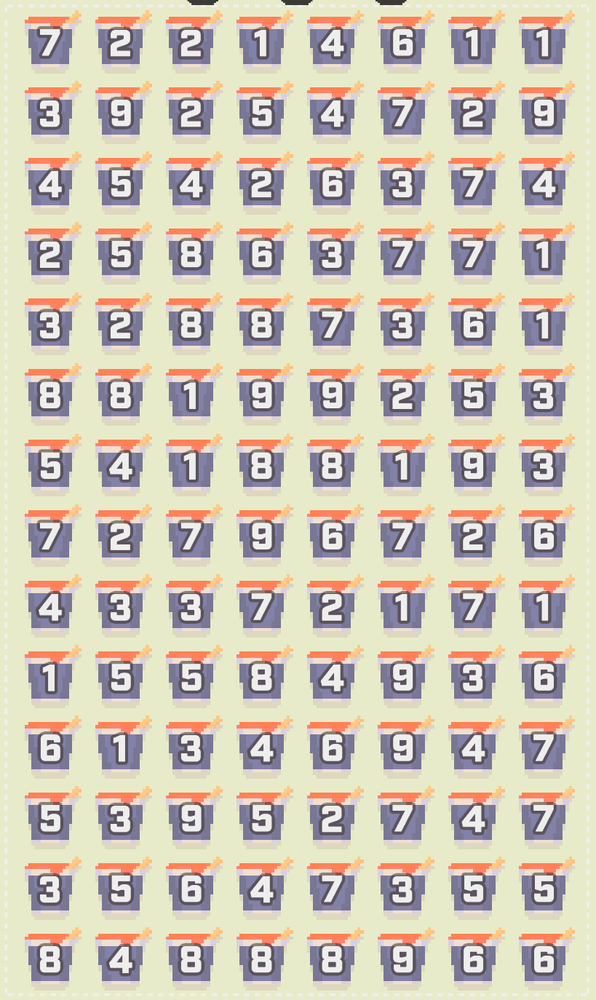
#> input picture image01.png, 596 x 1000 px, shrunk from 819 x 1374 before the run, found by its file name
$ python detect_grid.py
#> lines starting #> are read from the running program, lines starting #| are printed output that depends on the picture; after the words box and inside, x2 and y2 are one past the last pixel; in counts of white or black regions, pixels touching at a corner belong together
import cv2
import numpy as np
import os

def detect_grid(image_path, debug=False):
#> called with image_path = 'image01.png', debug = False
    print(f"Processing {image_path}...")
    img = cv2.imread(image_path)
#> img is the input picture: shape (1000, 596, 3); mean B, G, R 182.6, 199.8, 208
    if img is None:
        print(f"Error: Could not read image {image_path}")
        return

    gray = cv2.cvtColor(img, cv2.COLOR_BGR2GRAY)
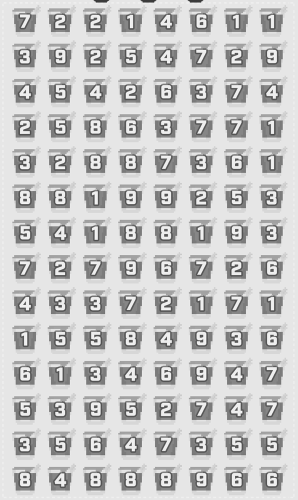
#> gray: shape (1000, 596) (shown at 1/2 size); min 22, max 255, mean 200.3
    h, w = gray.shape

    # 1. Preprocessing to isolate numbers
    # The numbers are likely lighter/darker than background.
    # Adaptive threshold is usually good, but let's tune it to be less sensitive to background textures.
    # Tuned for image02: Block=61, C=20 seems robust.
    thresh = cv2.adaptiveThreshold(gray, 255, cv2.ADAPTIVE_THRESH_GAUSSIAN_C,
                                   cv2.THRESH_BINARY_INV, 61, 20)
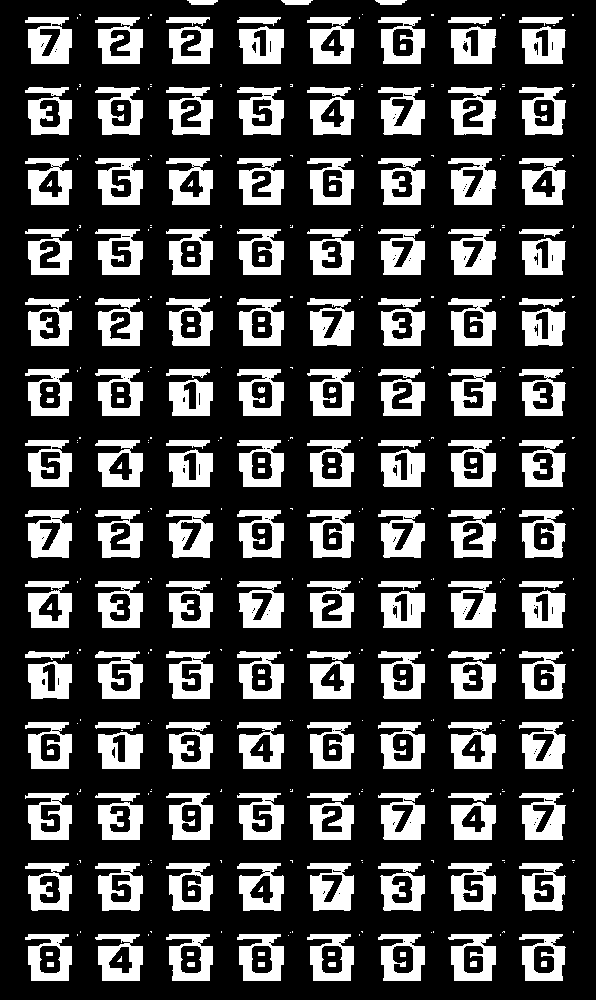
#> thresh: shape (1000, 596); 26.1% white; 394 white regions (199 under 20 px)

    # cv2.imwrite(f"thresh_debug_{os.path.basename(image_path)}", thresh)

    # 2. Find Contours (Candidates for digits)
    contours, _ = cv2.findContours(thresh, cv2.RETR_EXTERNAL, cv2.CHAIN_APPROX_SIMPLE)
#> contours = 335 contours, 194 with area under 20; largest, box (x1, y1, x2, y2) and area: (95, 651, 143, 699) 1686, (448, 863, 496, 911) 1680, (95, 863, 143, 911) 1678, (237, 651, 284, 699) 1677, (237, 510, 284, 558) 1676

    # 3. Filter Contours
    # We assume digits have some significant size.
    # User feedback: "Big blue boxes are numbers, small ones are noise."
    # Let's collect all candidate rects first, then filter by size statistics.

    candidates = []
    min_area_absolute = 10 # Very loose, just to remove single pixels

    candidate_area_max = h * w * 0.90

    for cnt in contours:
        x, y, cw, ch = cv2.boundingRect(cnt)
        c_area = cw * ch
        if c_area > min_area_absolute and c_area < candidate_area_max:
            # Aspect ratio: Digits are usually tall or square.
            # Ratios like 0.2 (very thin line) or 5.0 (very wide line) are likely noise.
            ratio = ch / cw
            if 0.5 < ratio < 3.0:
                candidates.append((x, y, cw, ch))
#> this loop made 335 passes
#> (x, y, cw, ch, c_area, ratio) on passes 2, 4, 5, 7, 8, 9, 11, 13: (519, 934, 47, 47, 2209, 1), (448, 934, 48, 47, 2256, 0.979), (378, 934, 47, 47, 2209, 1), (307, 934, 47, 47, 2209, 1), (237, 934, 47, 47, 2209, 1), (166, 934, 47, 47, 2209, 1), (95, 934, 48, 47, 2256, 0.979), (25, 934, 47, 47, 2209, 1)
#> after the loop, candidates = 112 items, first 6: (519, 934, 47, 47), (448, 934, 48, 47), (378, 934, 47, 47), (307, 934, 47, 47), (237, 934, 47, 47), (166, 934, 47, 47)

    if not candidates:
        print("No contours found after basic filtering.")
        return

    # Filter by Area - Keep only the "large" (digit) ones
    # Stats showed P75=234 but Median Digit Area=~1260.
    # This implies digits are in the top quantile.
    areas = np.array([w*h for (x,y,w,h) in candidates])
#> areas = 112 values, max 2304 at index 9, min 1628 at index 40, mean 2105.1

    # Sort areas to find the size of the "big" objects
    sorted_areas = sorted(areas)
#> sorted_areas = 112 values from 1628 to 2304
    n_candidates = len(sorted_areas)
#> n_candidates = 112

    # Take the median of the top 20% largest contours as the "Digit Size" reference.
    # (Assuming digits are among the largest things, and there are a fair number of them)
    top_20_percent_idx = int(n_candidates * 0.8)
#> top_20_percent_idx = 89
    large_areas = sorted_areas[top_20_percent_idx:]
#> large_areas = [2256, 2256, 2256, 2256, 2256, 2256, 2256, 2256, 2256, 2256, 2256, 2256, 2256, 2256, 2304, 2304, 2304, 2304, 2304, 2304, 2304, 2304, 2304]

    if not large_areas:
        print("Not enough candidates for stats.")
        return

    median_digit_area = np.median(large_areas)
#> median_digit_area = 2256
    print(f"Median Area of Top 20% Contours: {median_digit_area}")
#| Median Area of Top 20% Contours: 2256.0

    # Threshold: Keep things that are at least 40% of the digit size
    area_threshold = median_digit_area * 0.4
#> area_threshold = 902.4

    print(f"Dynamic Area Threshold: > {area_threshold:.1f}")
#| Dynamic Area Threshold: > 902.4

    digit_rects = []
    debug_img = img.copy()

    for (x, y, cw, ch) in candidates:
        area = cw * ch
        if area > area_threshold:
            digit_rects.append((x, y, cw, ch))
            # Draw candidates in Blue
            cv2.rectangle(debug_img, (x, y), (x+cw, y+ch), (255, 0, 0), 2)
        else:
            # Noise (do not draw or draw faint)
            pass
#> this loop made 112 passes
#> (x, y, cw, ch, area) on passes 1 to 8: (519, 934, 47, 47, 2209), (448, 934, 48, 47, 2256), (378, 934, 47, 47, 2209), (307, 934, 47, 47, 2209), (237, 934, 47, 47, 2209), (166, 934, 47, 47, 2209), (95, 934, 48, 47, 2256), (25, 934, 47, 47, 2209)
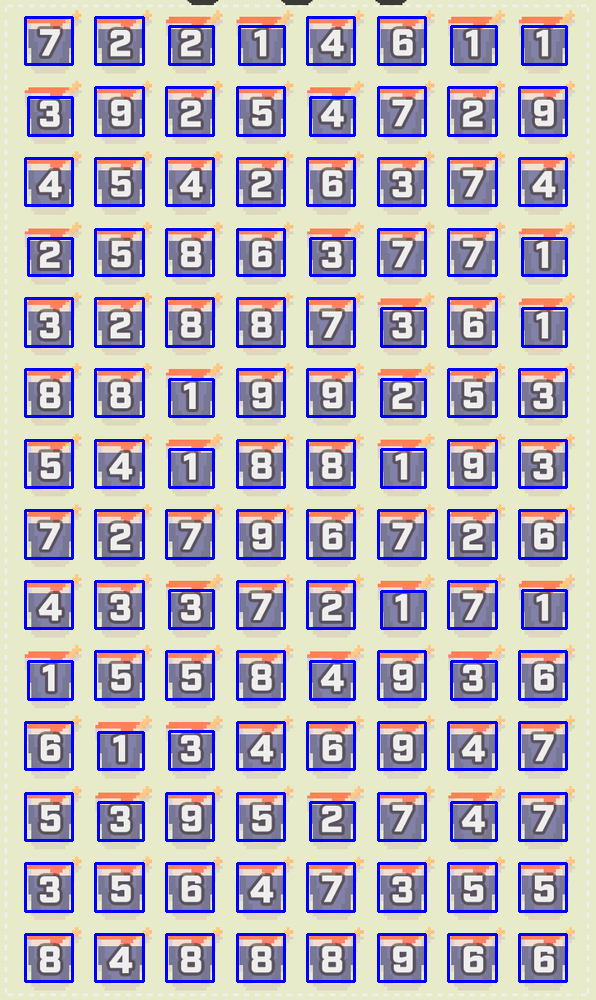
#> debug_img: shape (1000, 596, 3); 10.26% of pixels changed, all inside (x1, y1, x2, y2) = (24, 16, 568, 983)
#> after the loop, digit_rects has the same summary as candidates

    print(f"Found {len(candidates)} candidates, kept {len(digit_rects)} large digit contours.")
#| Found 112 candidates, kept 112 large digit contours.

    print(f"Area Threshold for Digits: > {area_threshold:.1f} pixels (Max area: {np.max(areas)})")
#| Area Threshold for Digits: > 902.4 pixels (Max area: 2304)

    for (x, y, cw, ch) in candidates:
        area = cw * ch
        if area > area_threshold:
            digit_rects.append((x, y, cw, ch))
            # Draw candidates in Blue for debug
            cv2.rectangle(debug_img, (x, y), (x+cw, y+ch), (255, 0, 0), 1)
        else:
            # Draw noise in Yellow (optional, maybe don't draw to keep clean)
            pass

    print(f"Found {len(candidates)} candidates, kept {len(digit_rects)} large digit contours.")
#| Found 112 candidates, kept 224 large digit contours.
#| Median Digit Height: 47.0, Median Digit Width: 47.0
    if len(digit_rects) == 0:
        print("No valid digits found after size filtering.")
        return

    # 4. Grid Estimation from Candidates
    # We need to find the "step" (cell size).
    # We can calculate the distance to the nearest neighbor for every point.

    centers = np.array([(r[0] + r[2]//2, r[1] + r[3]//2) for r in digit_rects])

    # Sort by Y to find rows
    # But straight sorting fails if they are slightly misaligned.
    # Detailed approach:
    # A. Project centers to Y axis and find clusters (Rows)
    # B. Project centers to X axis and find clusters (Cols)

    # Using a 1D clustering (or histogram) approach for Y (Rows)
    y_coords = centers[:, 1]

    # Simple recursive clustering
    def cluster_1d(coords, tolerance=10):
#> called with coords = array of shape (224,), tolerance = 23.5
        coords = sorted(coords)
        if not coords: return []
        clusters = []
        current_cluster = [coords[0]]

        for c in coords[1:]:
            if c - current_cluster[-1] < tolerance: # If close to previous, add to cluster
                current_cluster.append(c)
            else:
                # Close current, start new
                clusters.append(np.mean(current_cluster))
                current_cluster = [c]
#> this loop made 223 passes
#> c on passes 1 to 3: 40, 40, 40
        clusters.append(np.mean(current_cluster))
        return clusters

    # Tolerance should be < half a cell height.
    # If we don't know cell height, we can estimate it from the rect heights.
    avg_h = np.median([r[3] for r in digit_rects])
    avg_w = np.median([r[2] for r in digit_rects])
    print(f"Median Digit Height: {avg_h}, Median Digit Width: {avg_w}")

    row_centers = cluster_1d(y_coords, tolerance=avg_h * 0.5)

    # Now valid X coordinates
    x_coords = centers[:, 0]
    col_centers = cluster_1d(x_coords, tolerance=avg_w * 0.5)
#> the loop in cluster_1d (call 2), `for c in coords[1:]:` made 223 passes
#> c on passes 1 to 3: 48, 48, 48

    print(f"Estimated {len(row_centers)} rows and {len(col_centers)} cols based on clustering.")
#| Estimated 14 rows and 8 cols based on clustering.

    # Calculate intervals
    if len(row_centers) > 1:
        row_diffs = np.diff(row_centers)
        avg_row_step = np.median(row_diffs)
    else:
        avg_row_step = avg_h * 1.5 # fallback

    if len(col_centers) > 1:
        col_diffs = np.diff(col_centers)
        avg_col_step = np.median(col_diffs)
    else:
        avg_col_step = avg_w * 1.5 # fallback

    print(f"Estimated Grid Step: Row={avg_row_step:.1f}, Col={avg_col_step:.1f}")
#| Estimated Grid Step: Row=70.0, Col=70.6

    # 5. Construct Grid Lines
    # We want lines *between* the numbers.
    # Use the cluster centers (which are number centers) and shift by half step.

    # Refine grid: Start from the first center - half step ??
    # Better: The lines should be at center[i] + (center[i+1]-center[i])/2

    final_rows = []
    # Add top border
    if len(row_centers) > 0:
        final_rows.append(int(row_centers[0] - avg_row_step/2))

        for i in range(len(row_centers)-1):
            mid = (row_centers[i] + row_centers[i+1]) / 2
            final_rows.append(int(mid))
#> this loop made 13 passes

        # Add bottom border
        final_rows.append(int(row_centers[-1] + avg_row_step/2))

    final_cols = []
    if len(col_centers) > 0:
        final_cols.append(int(col_centers[0] - avg_col_step/2))

        for i in range(len(col_centers)-1):
            mid = (col_centers[i] + col_centers[i+1]) / 2
            final_cols.append(int(mid))
#> this loop made 7 passes

        final_cols.append(int(col_centers[-1] + avg_col_step/2))

    # Visualize Grid
    if debug:
        for y in final_rows:
            cv2.line(debug_img, (0, y), (w, y), (0, 0, 255), 2)

        for x in final_cols:
            cv2.line(debug_img, (x, 0), (x, h), (0, 255, 0), 2)

        output_filename = f"grid_debug_{os.path.basename(image_path)}"
        cv2.imwrite(output_filename, debug_img)
        print(f"Saved debug image to {output_filename}")

    return final_rows, final_cols

if __name__ == "__main__":
    import sys
    if len(sys.argv) > 1:
        detect_grid(sys.argv[1])
    else:
        detect_grid('image01.png')

$ run again, with image02.png copied over image01.png
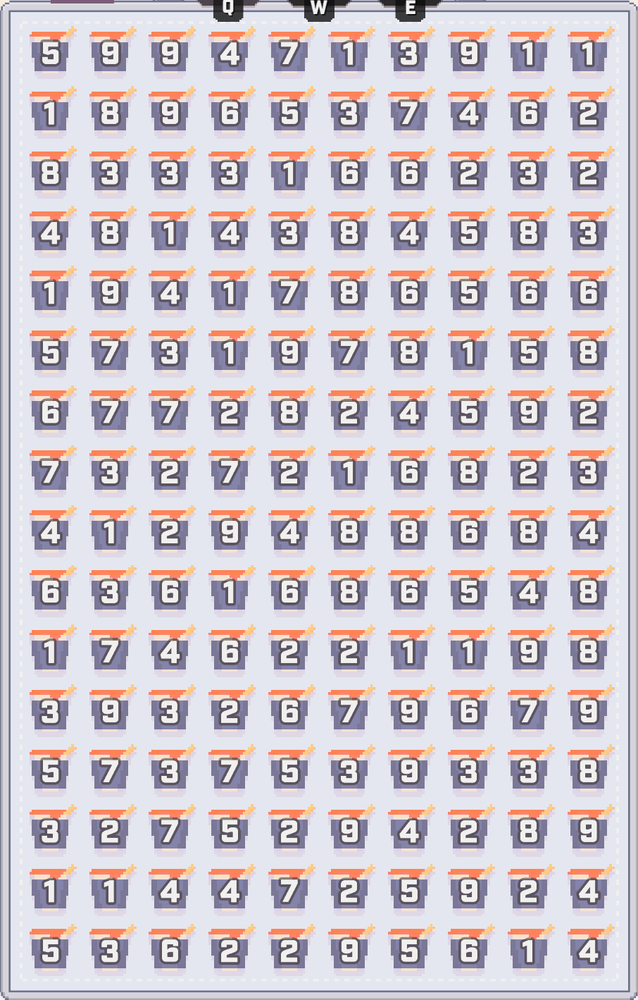
#> input picture image02.png, 638 x 1000 px, shrunk from 906 x 1419 before the run, found by its file name
#> in detect_grid, img is the input picture: shape (1000, 638, 3); mean B, G, R 205.1, 198.2, 206.3
#> in detect_grid, `thresh = cv2.adaptiveThreshold(gray, 255, cv2.ADAPTIVE_THRESH_GAUSSIAN..`:
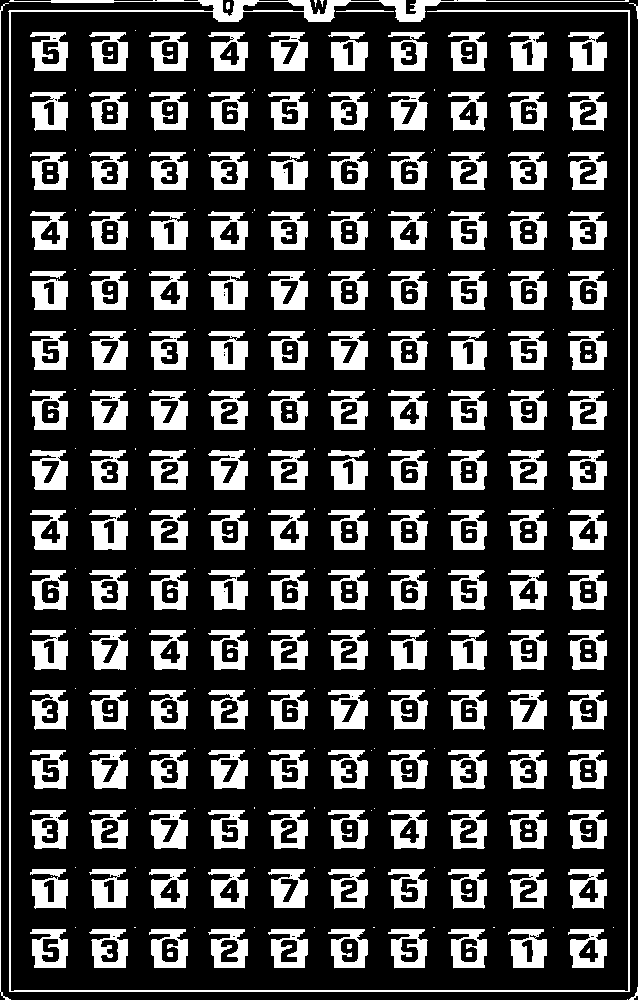
#> thresh: shape (1000, 638); 25.4% white; 390 white regions (147 under 20 px)
#> contours = 301 contours, 134 with area under 20; largest, box (x1, y1, x2, y2) and area: (8, 0, 630, 992) 5356, (208, 450, 248, 490) 1154, (149, 450, 188, 490) 1142, (149, 929, 188, 968) 1140, (268, 271, 308, 310) 1138
#> the loop in detect_grid, `for cnt in contours:` made 301 passes
#> (x, y, cw, ch, c_area, ratio) on passes 2 to 9: (629, 987, 9, 13, 117, 1.44), (568, 929, 39, 39, 1521, 1), (508, 929, 39, 39, 1521, 1), (448, 929, 39, 39, 1521, 1), (388, 929, 40, 39, 1560, 0.975), (328, 929, 40, 39, 1560, 0.975), (268, 929, 40, 39, 1560, 0.975), (208, 929, 40, 39, 1560, 0.975)
#> after the loop in detect_grid, `for cnt in contours:`: candidates = 165 items, first 6: (629, 987, 9, 13), (568, 929, 39, 39), (508, 929, 39, 39), (448, 929, 39, 39), (388, 929, 40, 39), (328, 929, 40, 39)
#> areas = 165 values, max 1600 at index 14, min 21 at index 164, mean 1489.7
#> sorted_areas = 165 values from 21 to 1600
#> n_candidates = 165
#> top_20_percent_idx = 132
#> large_areas = 33 values from 1560 to 1600
#> median_digit_area = 1600
#| Median Area of Top 20% Contours: 1600.0
#> area_threshold = 640
#| Dynamic Area Threshold: > 640.0
#> the loop in detect_grid, `for (x, y, cw, ch) in candidates:` made 165 passes
#> (x, y, cw, ch, area) on passes 1 to 3: (629, 987, 9, 13, 117), (568, 929, 39, 39, 1521), (508, 929, 39, 39, 1521)
#> after the loop in detect_grid, `for (x, y, cw, ch) in candidates:`:
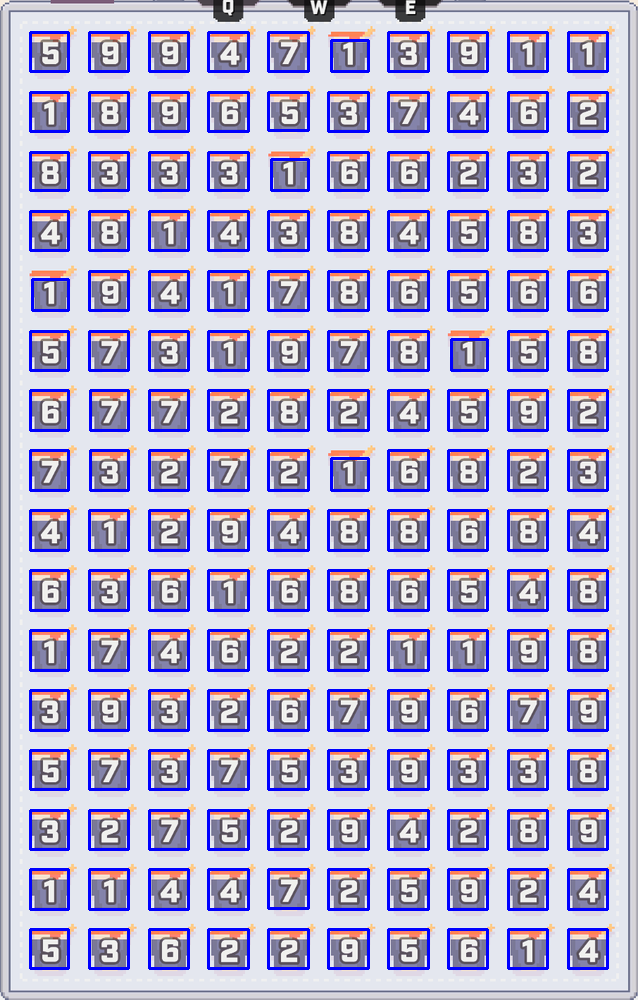
#> debug_img: shape (1000, 638, 3); 11.68% of pixels changed, all inside (x1, y1, x2, y2) = (29, 31, 609, 970)
#> after the loop in detect_grid, `for (x, y, cw, ch) in candidates:`: digit_rects = 160 items, first 6: (568, 929, 39, 39), (508, 929, 39, 39), (448, 929, 39, 39), (388, 929, 40, 39), (328, 929, 40, 39), (268, 929, 40, 39)
#| Found 165 candidates, kept 160 large digit contours.
#| Area Threshold for Digits: > 640.0 pixels (Max area: 1600)
#| Found 165 candidates, kept 320 large digit contours.
#| Median Digit Height: 39.0, Median Digit Width: 39.0
#> the loop in cluster_1d, `for c in coords[1:]:` made 319 passes
#> c on passes 1 to 3: 51, 51, 51
#> the loop in cluster_1d (call 2), `for c in coords[1:]:` made 319 passes
#> c on passes 1 to 3: 49, 49, 49
#| Estimated 16 rows and 10 cols based on clustering.
#| Estimated Grid Step: Row=60.0, Col=59.9
#> the loop in detect_grid, `for i in range(len(row_centers)-1):` made 15 passes
#> the loop in detect_grid, `for i in range(len(col_centers)-1):` made 9 passes
